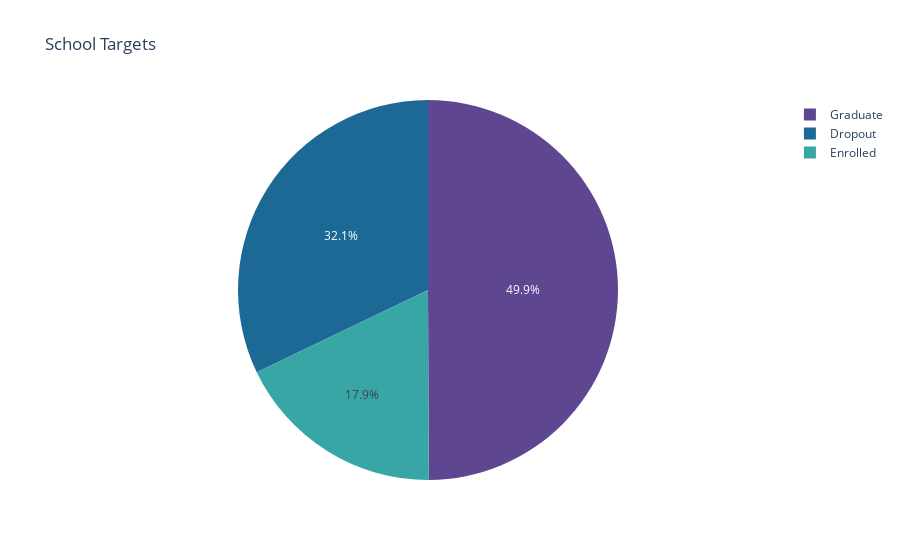

The notebook cell this image was saved under:
### Code cell
#Determining percentage for each target outcome
#Chart 1
pie_fig = px.pie(df, names='Target', title='School Targets', color_discrete_sequence=px.colors.qualitative.Prism)
pie_fig.show()
plt.savefig('piechart.png')

### Figure 1 — Plotly figure (JSON) as saved in the notebook; plotly's stock layout.template omitted (floating-point values rounded to 4 significant figures; data arrays with more than 128 entries replaced by an {"elided": "..."} marker saying what was removed)
{"data": [{"domain": {"x": [0, 1], "y": [0, 1]}, "hovertemplate": "Target=%{label}<extra></extra>", "labels": {"elided": "4424 str values"}, "legendgroup": "", "name": "", "showlegend": true, "type": "pie"}], "layout": {"legend": {"tracegroupgap": 0}, "piecolorway": ["rgb(95, 70, 144)", "rgb(29, 105, 150)", "rgb(56, 166, 165)", "rgb(15, 133, 84)", "rgb(115, 175, 72)", "rgb(237, 173, 8)", "rgb(225, 124, 5)", "rgb(204, 80, 62)", "rgb(148, 52, 110)", "rgb(111, 64, 112)", "rgb(102, 102, 102)"], "title": {"text": "School Targets"}}}
